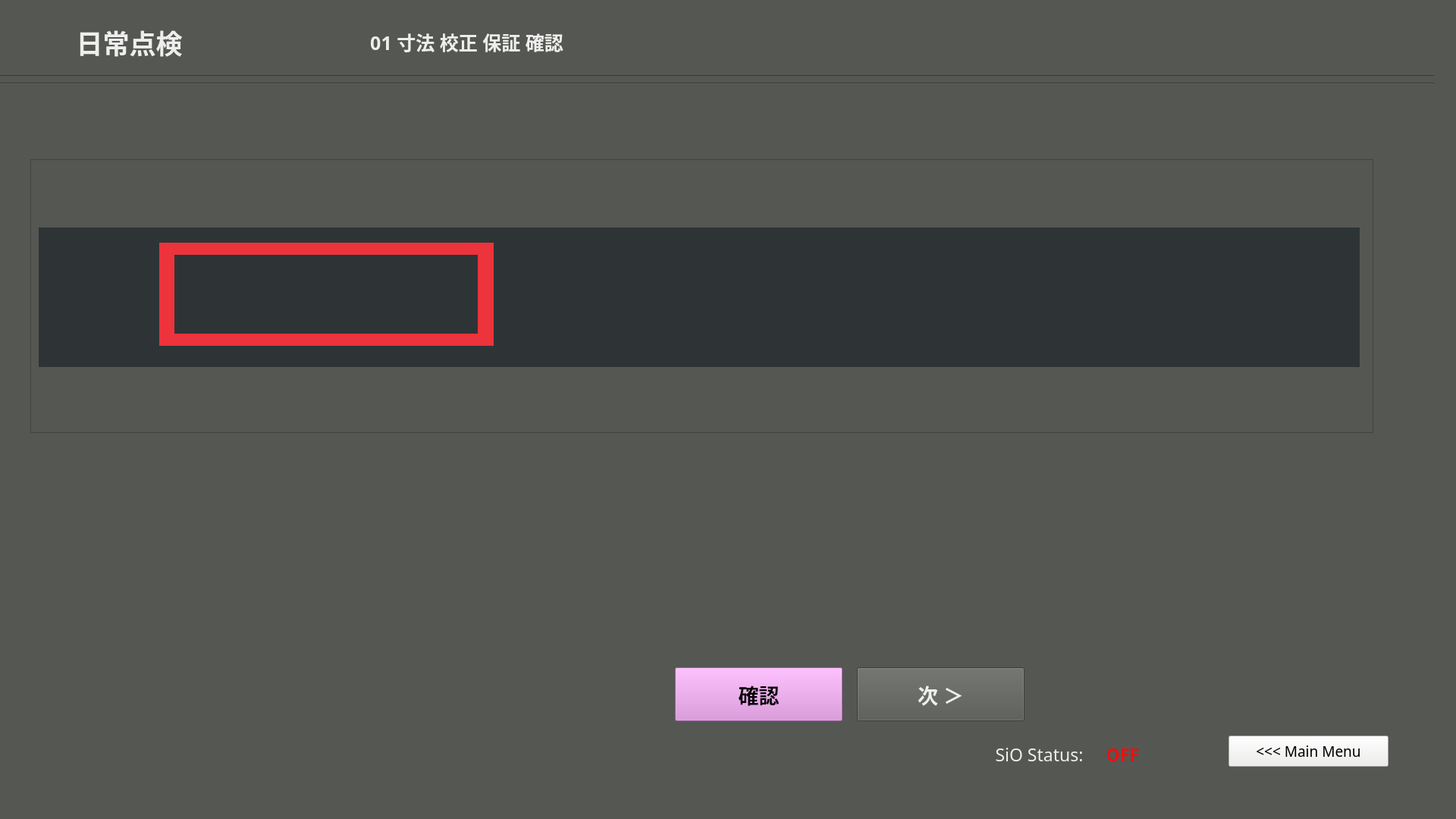
<?xml version="1.0" encoding="UTF-8"?>
<ui version="4.0">
 <class>dailytenken1_clippitch</class>
 <widget class="QMainWindow" name="dailytenken1_clippitch">
  <property name="enabled">
   <bool>true</bool>
  </property>
  <property name="geometry">
   <rect>
    <x>0</x>
    <y>0</y>
    <width>1920</width>
    <height>1080</height>
   </rect>
  </property>
  <property name="windowTitle">
   <string>MainWindow</string>
  </property>
  <property name="styleSheet">
   <string notr="true">background-color: rgb(85, 87, 83);</string>
  </property>
  <widget class="QWidget" name="dailytenken1_clippitch_widget">
   <property name="enabled">
    <bool>true</bool>
   </property>
   <widget class="Line" name="line_1">
    <property name="geometry">
     <rect>
      <x>-10</x>
      <y>90</y>
      <width>1901</width>
      <height>20</height>
     </rect>
    </property>
    <property name="orientation">
     <enum>Qt::Horizontal</enum>
    </property>
   </widget>
   <widget class="Line" name="line_2">
    <property name="geometry">
     <rect>
      <x>-10</x>
      <y>100</y>
      <width>1901</width>
      <height>20</height>
     </rect>
    </property>
    <property name="orientation">
     <enum>Qt::Horizontal</enum>
    </property>
   </widget>
   <widget class="QFrame" name="frame">
    <property name="geometry">
     <rect>
      <x>40</x>
      <y>210</y>
      <width>1771</width>
      <height>361</height>
     </rect>
    </property>
    <property name="frameShape">
     <enum>QFrame::StyledPanel</enum>
    </property>
    <property name="frameShadow">
     <enum>QFrame::Raised</enum>
    </property>
    <widget class="QLabel" name="framePart">
     <property name="geometry">
      <rect>
       <x>11</x>
       <y>90</y>
       <width>1742</width>
       <height>184</height>
      </rect>
     </property>
     <property name="styleSheet">
      <string notr="true">background-color: rgb(46, 52, 54);</string>
     </property>
     <property name="text">
      <string/>
     </property>
     <property name="alignment">
      <set>Qt::AlignCenter</set>
     </property>
    </widget>
    <widget class="QPushButton" name="rekensaButton">
     <property name="geometry">
      <rect>
       <x>300</x>
       <y>170</y>
       <width>91</width>
       <height>71</height>
      </rect>
     </property>
     <property name="font">
      <font>
       <family>Ubuntu Mono</family>
       <pointsize>13</pointsize>
       <weight>75</weight>
       <italic>false</italic>
       <bold>true</bold>
       <stylestrategy>PreferAntialias</stylestrategy>
      </font>
     </property>
     <property name="autoFillBackground">
      <bool>false</bool>
     </property>
     <property name="styleSheet">
      <string notr="true">color: rgb(238, 238, 236);
background-color: rgb(117, 80, 123);</string>
     </property>
     <property name="text">
      <string>検査
やり直し</string>
     </property>
     <property name="checkable">
      <bool>false</bool>
     </property>
    </widget>
    <widget class="QPushButton" name="delwarpbutton">
     <property name="geometry">
      <rect>
       <x>810</x>
       <y>180</y>
       <width>181</width>
       <height>51</height>
      </rect>
     </property>
     <property name="font">
      <font>
       <family>Ubuntu Mono</family>
       <pointsize>11</pointsize>
       <weight>75</weight>
       <italic>false</italic>
       <bold>true</bold>
       <stylestrategy>PreferAntialias</stylestrategy>
      </font>
     </property>
     <property name="autoFillBackground">
      <bool>false</bool>
     </property>
     <property name="styleSheet">
      <string notr="true">background-color: rgb(164, 0, 0);</string>
     </property>
     <property name="text">
      <string>パースワープパラム削除 
Del Warp Parm</string>
     </property>
     <property name="checkable">
      <bool>false</bool>
     </property>
    </widget>
    <widget class="QPushButton" name="savewarpbutton">
     <property name="geometry">
      <rect>
       <x>620</x>
       <y>180</y>
       <width>181</width>
       <height>51</height>
      </rect>
     </property>
     <property name="font">
      <font>
       <family>Ubuntu Mono</family>
       <pointsize>11</pointsize>
       <weight>75</weight>
       <italic>false</italic>
       <bold>true</bold>
       <stylestrategy>PreferAntialias</stylestrategy>
      </font>
     </property>
     <property name="autoFillBackground">
      <bool>false</bool>
     </property>
     <property name="styleSheet">
      <string notr="true">color: rgb(238, 238, 236);</string>
     </property>
     <property name="text">
      <string>パースワープパラム保存 
Save Warp Parm</string>
     </property>
     <property name="checkable">
      <bool>false</bool>
     </property>
    </widget>
    <widget class="QLabel" name="rtwarpcolor">
     <property name="geometry">
      <rect>
       <x>480</x>
       <y>210</y>
       <width>121</width>
       <height>20</height>
      </rect>
     </property>
     <property name="font">
      <font>
       <family>Ubuntu Mono</family>
       <pointsize>15</pointsize>
       <weight>75</weight>
       <bold>true</bold>
      </font>
     </property>
     <property name="styleSheet">
      <string notr="true">background-color: rgb(255, 0, 0);</string>
     </property>
     <property name="text">
      <string/>
     </property>
     <property name="alignment">
      <set>Qt::AlignLeading|Qt::AlignLeft|Qt::AlignVCenter</set>
     </property>
    </widget>
    <widget class="QPushButton" name="rtwarpbutton">
     <property name="geometry">
      <rect>
       <x>480</x>
       <y>180</y>
       <width>121</width>
       <height>51</height>
      </rect>
     </property>
     <property name="font">
      <font>
       <family>Ubuntu Mono</family>
       <pointsize>11</pointsize>
       <weight>75</weight>
       <italic>false</italic>
       <bold>true</bold>
       <stylestrategy>PreferAntialias</stylestrategy>
      </font>
     </property>
     <property name="autoFillBackground">
      <bool>false</bool>
     </property>
     <property name="styleSheet">
      <string notr="true">color: rgb(238, 238, 236);</string>
     </property>
     <property name="text">
      <string>継続ワープ 
RT Pers.Warp</string>
     </property>
     <property name="checkable">
      <bool>false</bool>
     </property>
    </widget>
    <widget class="QPushButton" name="quitbutton">
     <property name="geometry">
      <rect>
       <x>1560</x>
       <y>530</y>
       <width>211</width>
       <height>41</height>
      </rect>
     </property>
     <property name="font">
      <font>
       <family>Ubuntu Mono</family>
       <pointsize>14</pointsize>
      </font>
     </property>
     <property name="styleSheet">
      <string notr="true">background-color: rgb(238, 238, 236);</string>
     </property>
     <property name="text">
      <string>Quit</string>
     </property>
    </widget>
    <widget class="QLabel" name="label_3">
     <property name="geometry">
      <rect>
       <x>170</x>
       <y>110</y>
       <width>441</width>
       <height>16</height>
      </rect>
     </property>
     <property name="styleSheet">
      <string notr="true">background-color: rgb(237, 51, 59);</string>
     </property>
     <property name="text">
      <string/>
     </property>
    </widget>
    <widget class="QLabel" name="label">
     <property name="geometry">
      <rect>
       <x>170</x>
       <y>120</y>
       <width>20</width>
       <height>121</height>
      </rect>
     </property>
     <property name="styleSheet">
      <string notr="true">background-color: rgb(237, 51, 59);</string>
     </property>
     <property name="text">
      <string/>
     </property>
    </widget>
    <widget class="QLabel" name="label_2">
     <property name="geometry">
      <rect>
       <x>590</x>
       <y>120</y>
       <width>21</width>
       <height>121</height>
      </rect>
     </property>
     <property name="styleSheet">
      <string notr="true">background-color: rgb(237, 51, 59);</string>
     </property>
     <property name="text">
      <string/>
     </property>
    </widget>
    <widget class="QLabel" name="label_4">
     <property name="geometry">
      <rect>
       <x>170</x>
       <y>230</y>
       <width>441</width>
       <height>16</height>
      </rect>
     </property>
     <property name="styleSheet">
      <string notr="true">background-color: rgb(237, 51, 59);</string>
     </property>
     <property name="text">
      <string/>
     </property>
    </widget>
    <zorder>quitbutton</zorder>
    <zorder>rtwarpbutton</zorder>
    <zorder>delwarpbutton</zorder>
    <zorder>rtwarpcolor</zorder>
    <zorder>savewarpbutton</zorder>
    <zorder>rekensaButton</zorder>
    <zorder>framePart</zorder>
    <zorder>label_3</zorder>
    <zorder>label</zorder>
    <zorder>label_2</zorder>
    <zorder>label_4</zorder>
   </widget>
   <widget class="QPushButton" name="mainmenubutton">
    <property name="geometry">
     <rect>
      <x>1620</x>
      <y>970</y>
      <width>211</width>
      <height>41</height>
     </rect>
    </property>
    <property name="font">
     <font>
      <family>Ubuntu Mono</family>
      <pointsize>14</pointsize>
     </font>
    </property>
    <property name="styleSheet">
     <string notr="true">background-color: rgb(238, 238, 236);</string>
    </property>
    <property name="text">
     <string>&lt;&lt;&lt; Main Menu</string>
    </property>
   </widget>
   <widget class="QLabel" name="partlabel_2">
    <property name="geometry">
     <rect>
      <x>10</x>
      <y>20</y>
      <width>321</width>
      <height>71</height>
     </rect>
    </property>
    <property name="font">
     <font>
      <family>Ubuntu Mono</family>
      <pointsize>26</pointsize>
      <weight>75</weight>
      <bold>true</bold>
     </font>
    </property>
    <property name="styleSheet">
     <string notr="true">color: rgb(238, 238, 236);</string>
    </property>
    <property name="text">
     <string>日常点検</string>
    </property>
    <property name="alignment">
     <set>Qt::AlignCenter</set>
    </property>
   </widget>
   <widget class="QPushButton" name="nextButton">
    <property name="geometry">
     <rect>
      <x>1130</x>
      <y>880</y>
      <width>221</width>
      <height>71</height>
     </rect>
    </property>
    <property name="font">
     <font>
      <family>Ubuntu Mono</family>
      <pointsize>20</pointsize>
      <weight>75</weight>
      <italic>false</italic>
      <bold>true</bold>
      <stylestrategy>PreferAntialias</stylestrategy>
     </font>
    </property>
    <property name="autoFillBackground">
     <bool>false</bool>
    </property>
    <property name="styleSheet">
     <string notr="true">color: rgb(238, 238, 236);</string>
    </property>
    <property name="text">
     <string>次 ＞</string>
    </property>
    <property name="checkable">
     <bool>false</bool>
    </property>
   </widget>
   <widget class="QLabel" name="status_sio">
    <property name="geometry">
     <rect>
      <x>1450</x>
      <y>970</y>
      <width>61</width>
      <height>41</height>
     </rect>
    </property>
    <property name="font">
     <font>
      <family>Ubuntu Mono</family>
      <pointsize>17</pointsize>
      <weight>75</weight>
      <bold>true</bold>
      <underline>false</underline>
     </font>
    </property>
    <property name="styleSheet">
     <string notr="true">color: rgb(238, 15, 15);</string>
    </property>
    <property name="text">
     <string>OFF</string>
    </property>
    <property name="alignment">
     <set>Qt::AlignBottom|Qt::AlignHCenter</set>
    </property>
   </widget>
   <widget class="QLabel" name="label_5">
    <property name="geometry">
     <rect>
      <x>1300</x>
      <y>970</y>
      <width>141</width>
      <height>41</height>
     </rect>
    </property>
    <property name="font">
     <font>
      <family>Ubuntu Mono</family>
      <pointsize>17</pointsize>
      <weight>50</weight>
      <bold>false</bold>
      <underline>false</underline>
     </font>
    </property>
    <property name="styleSheet">
     <string notr="true">color: rgb(238, 238, 236);</string>
    </property>
    <property name="text">
     <string>SiO Status:</string>
    </property>
    <property name="alignment">
     <set>Qt::AlignBottom|Qt::AlignHCenter</set>
    </property>
   </widget>
   <widget class="QLabel" name="partlabel_3">
    <property name="geometry">
     <rect>
      <x>370</x>
      <y>20</y>
      <width>491</width>
      <height>71</height>
     </rect>
    </property>
    <property name="font">
     <font>
      <family>Ubuntu Mono</family>
      <pointsize>19</pointsize>
      <weight>75</weight>
      <bold>true</bold>
     </font>
    </property>
    <property name="styleSheet">
     <string notr="true">color: rgb(238, 238, 236);</string>
    </property>
    <property name="text">
     <string>01 寸法 校正 保証 確認</string>
    </property>
    <property name="alignment">
     <set>Qt::AlignCenter</set>
    </property>
   </widget>
   <widget class="QPushButton" name="InspectButton">
    <property name="geometry">
     <rect>
      <x>890</x>
      <y>880</y>
      <width>221</width>
      <height>71</height>
     </rect>
    </property>
    <property name="font">
     <font>
      <family>Ubuntu Mono</family>
      <pointsize>20</pointsize>
      <weight>75</weight>
      <italic>false</italic>
      <bold>true</bold>
      <stylestrategy>PreferAntialias</stylestrategy>
     </font>
    </property>
    <property name="autoFillBackground">
     <bool>false</bool>
    </property>
    <property name="styleSheet">
     <string notr="true">background-color: rgb(220, 138, 221);</string>
    </property>
    <property name="text">
     <string>確認</string>
    </property>
    <property name="checkable">
     <bool>false</bool>
    </property>
   </widget>
  </widget>
  <widget class="QMenuBar" name="menubar">
   <property name="geometry">
    <rect>
     <x>0</x>
     <y>0</y>
     <width>1920</width>
     <height>22</height>
    </rect>
   </property>
  </widget>
  <widget class="QStatusBar" name="statusbar"/>
 </widget>
 <resources/>
 <connections/>
</ui>
